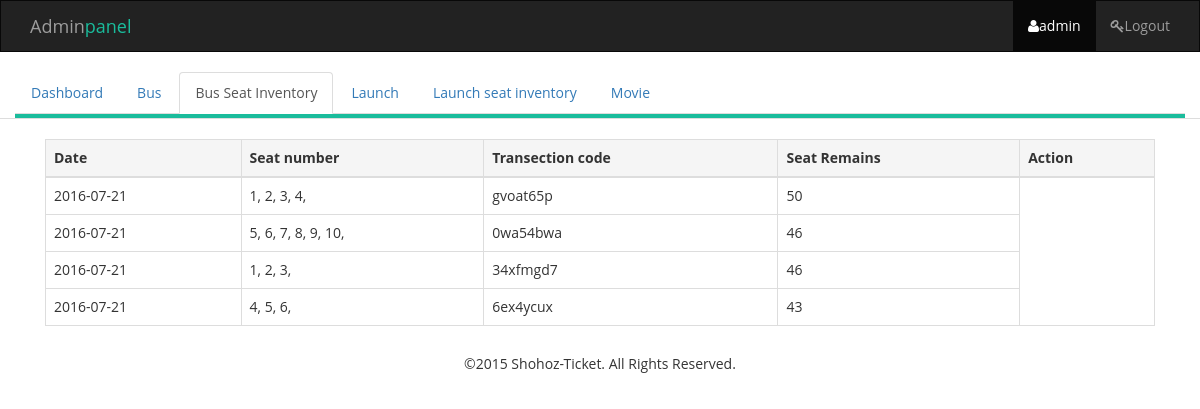
Screenshot of /admin/admin_dashboard_bus_seat.php (signed in) with the database file from the repository.
### tables this page shows
CREATE TABLE `reserve_section` (
  `id` int(11) NOT NULL,
  `firstname` varchar(30) NOT NULL,
  `lastname` varchar(30) NOT NULL,
  `contact` varchar(20) NOT NULL,
  `address` varchar(100) NOT NULL,
  `seat` varchar(11) NOT NULL,
  `setnum` varchar(100) NOT NULL,
  `transaction_code` varchar(10) NOT NULL,
  `status` varchar(100) NOT NULL,
  `payable` varchar(11) NOT NULL,
  `busno` varchar(30) NOT NULL,
  `date` date NOT NULL
);

### session.php (called while the page is built, shortened)
<?php
$session_id=$_SESSION['user_id'];
?>

### admin/admin_dashboard_bus_seat.php (the view)
<?php
include_once 'header.php';
include('../database/config.php');
$query = "SELECT * FROM `reserve_section` ";
$result = $mysqli->query($query) or trigger_error($mysqli->error."[$query]");
$row_cnt = $result->num_rows;
?>
<div class="content-table">
	<div class="container">
		<div class="col-lg-12">
		    <table class="table table-bordered">
		    	<thead>
		    		<tr class="active">
				        <th>Date</th>
				        <th>Seat number</th>
				        <th>Transection code</th>
				        <th>Seat Remains</th>
				        <th>Action</th>
				      </tr>
		    	</thead>
		    	<tbody>
		    		<?php if ($row_cnt>0):
		    		while ($row_cnt = $result->fetch_assoc()) { ?>
		    		 	<tr>
					        <td><?php echo $row_cnt['date'] ?></td>
					        <td><?php echo $row_cnt['setnum'] ?></td>
					        <td><?php echo $row_cnt['transaction_code'] ?></td>
					        <td><?php echo $row_cnt['seat'] ?></td>
					        </tr>
		    		<?php }
		    		?>
		    		<?php endif ?>
		    	</tbody>
		    </table>
		</div>
	</div>
</div>
<?php include_once 'footer.php'; ?>

### admin/header.php (shortened to what this page needs)
<?php
  include('../database/config.php');
    include('../session.php');
    $query = "SELECT * from admin where id ='$session_id'";
    $result = $mysqli->query($query) or die("error in session");
    $obj= $result->fetch_object();
?>
<!DOCTYPE html>
<html>
  <head>
    <link href="../css/bootstrap.min.css" rel="stylesheet">
    <link rel="stylesheet" href="../css/font-awesome.min.css">
    <link rel="stylesheet" href="../style.css">
  </head>
  <body>
  	<nav class="navbar navbar-default navbar-inverse">
  		<div class="container">
    		<div class="navbar-header">
      			<a class="navbar-brand" href="#">Admin<span class="text-green">panel</span></a>
    		</div>
    		<ul class="nav navbar-nav navbar-right">
    			<li class="active"><a href="index.html"><i class="fa fa-user"></i><?php echo $obj->username; ?></a></li>
    			<li><a href="../logout.php"><i class="fa fa-key"></i>Logout</a></li>
    		</ul>
  		</div>
	</nav>
	<div class="nav-tabs">
      <div class="container">
         <div class="row">
            <div class="col-lg-12">
               <ul class="nav nav-tabs">
              	  <li><a href="admin_dashboard.php">Dashboard</a></li>
              	  <li><a href="admin_dashboard_bus.php">Bus</a></li>
              	  <li><a href="admin_dashboard_bus_seat.php">Bus Seat Inventory</a></li>
              	  <li><a href="admin_dashboard_launch.php">Launch</a></li>
              	  <li><a href="admin_dashboard_launch_seat.php">Launch seat inventory</a></li>
              	  <li><a href="admin_dashboard_movie.php">Movie</a></li>
            	</ul>
        	</div>
         </div>
      </div>
  </div>

### style.css (style rules this page uses)
body { font-family: 'Open Sans', sans-serif; width: 100%; height: 100%; }
.navbar { border-radius: 0px; }
.text-green { color: #1abc9c; }
.nav-tabs .col-lg-12 { padding: 0px; margin: 0px; border-bottom: 4px solid #1abc9c; }
.content-table { padding-top: 20px; }

### rows the page displays
reserve_section: date "2016-07-21", setnum "1, 2, 3, 4,", transaction_code "gvoat65p", seat "50"
reserve_section: date "2016-07-21", setnum "5, 6, 7, 8, 9, 10,", transaction_code "0wa54bwa", seat "46"
reserve_section: date "2016-07-21", setnum "1, 2, 3,", transaction_code "34xfmgd7", seat "46"
reserve_section: date "2016-07-21", setnum "4, 5, 6,", transaction_code "6ex4ycux", seat "43"

### other values shown
$obj->username "admin"
